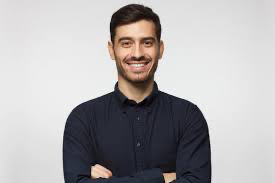
#> input picture image14.png, 275 x 183 px
$ python code14.py
#> lines starting #> are read from the running program, lines starting #| are printed output that depends on the picture
import cv2
import numpy as np

img = cv2.imread("image14.png")
#> img is the input picture: shape (183, 275, 3); mean B, G, R 173.7, 172.8, 175.3
mask = np.zeros(img.shape[:2], np.uint8)

bgdModel = np.zeros((1, 65), np.float64)
fgdModel = np.zeros((1, 65), np.float64)

rect = (50, 50, 400, 500)  # ROI

cv2.grabCut(img, mask, rect, bgdModel, fgdModel, 5, cv2.GC_INIT_WITH_RECT)

mask2 = np.where((mask == 2) | (mask == 0), 0, 1).astype("uint8")
result = img * mask2[:, :, np.newaxis]
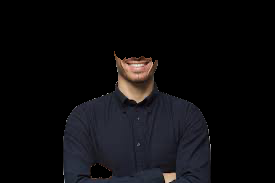
#> result: shape (183, 275, 3); mean B, G, R 14.1, 12.2, 13

cv2.imshow("Original", img)
cv2.imshow("Foreground Extracted", result)
cv2.waitKey(0)
cv2.destroyAllWindows()

$ run again, with image10.png copied over image14.png
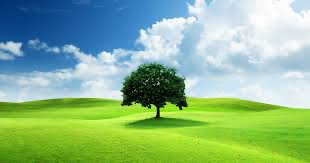
#> input picture image10.png, 310 x 163 px
#> img is the input picture: shape (163, 310, 3); mean B, G, R 140.2, 183.6, 140.1
#> `result = img * mask2[:, :, np.newaxis]`:
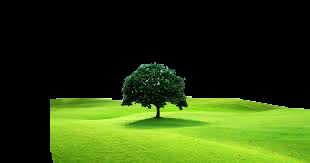
#> result: shape (163, 310, 3); mean B, G, R 15.6, 65.9, 45.7

$ run again, with image11.png copied over image14.png
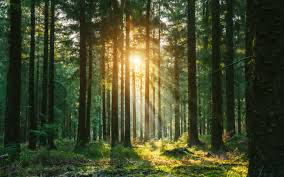
#> input picture image11.png, 284 x 177 px
#> img is the input picture: shape (177, 284, 3); mean B, G, R 43.4, 74.8, 69.4
#> `result = img * mask2[:, :, np.newaxis]`:
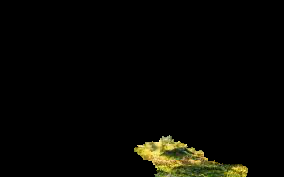
#> result: shape (177, 284, 3); mean B, G, R 2.6, 6.7, 6.9

$ run again, with image12.png copied over image14.png
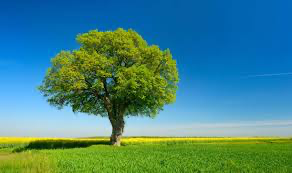
#> input picture image12.png, 292 x 173 px
#> img is the input picture: shape (173, 292, 3); mean B, G, R 130.8, 133.2, 69.2
#> `result = img * mask2[:, :, np.newaxis]`:
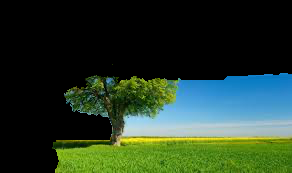
#> result: shape (173, 292, 3); mean B, G, R 40.6, 58, 37.9
